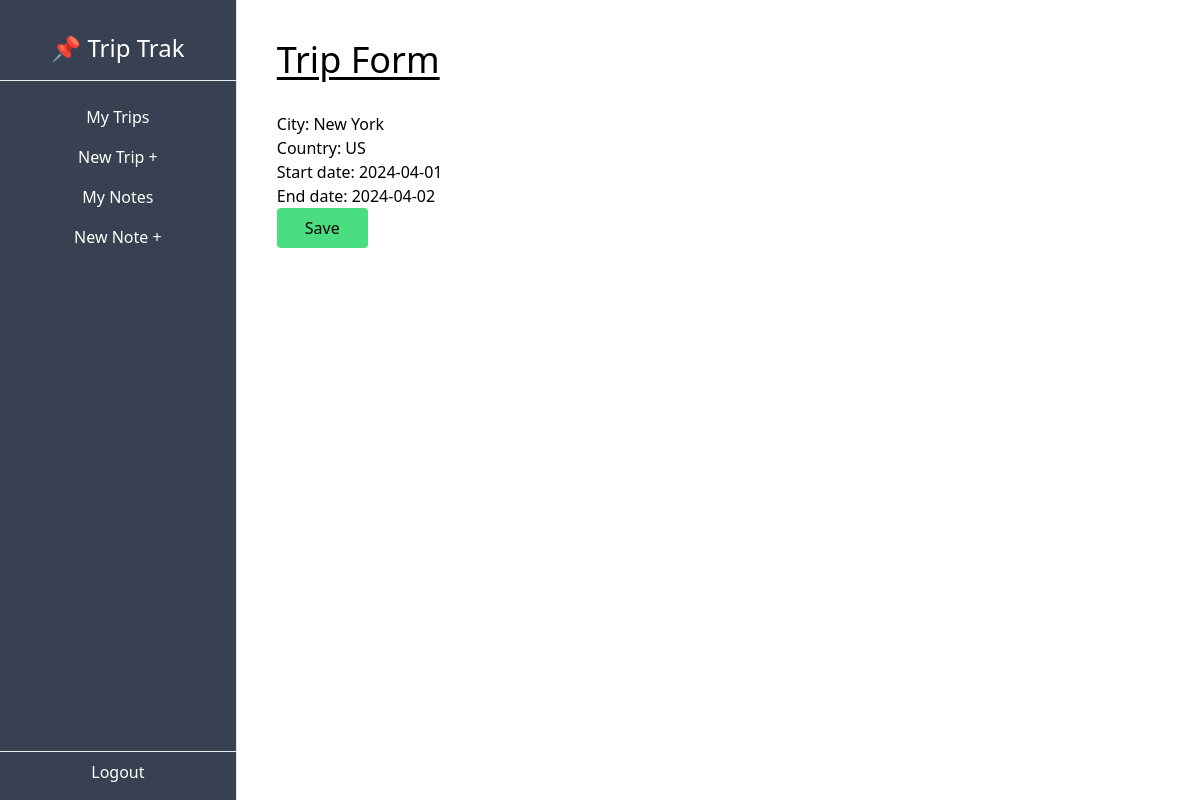
Screenshot of /dashboard/trip/1/update/ with the database file from the repository.
### trip/models.py (models this page shows, shortened)
class Trip(models.Model):
    city = models.CharField(max_length=50)
    country = models.CharField(max_length=2)
    start_date = models.DateField(blank=True, null=True)
    end_date = models.DateField(blank=True, null=True)
    owner = models.ForeignKey(User, on_delete=models.CASCADE, related_name='trips')

### trip/views.py (the view)
# urls.py: path('dashboard/trip/<int:pk>/update/', TripUpdateView.as_view(), name="trip-update"),
class TripUpdateView(UpdateView):
    model = Trip
    success_url = reverse_lazy('trip-list')
    fields = ["city", "country", "start_date", "end_date"]

### trip/templates/trip/trip_form.html (shortened to what this page needs)
{% extends 'trip/_base.html' %}
{% load tailwind_filters %}
{% block content %}
<h1 class="text-4xl underline underline-offset-4 mb-8">Trip Form</h1>
<form action="" method="POST">
    {{form|crispy}}
    <input class="bg-green-400 px-7 py-2 rounded hover:cursor-pointer hover:bg-green-300" type="submit" value="Save">
</form>
{% endblock content %}

### rows the page displays
Trip: city "New York", country "US", start_date "2024-04-01", end_date "2024-04-02"
